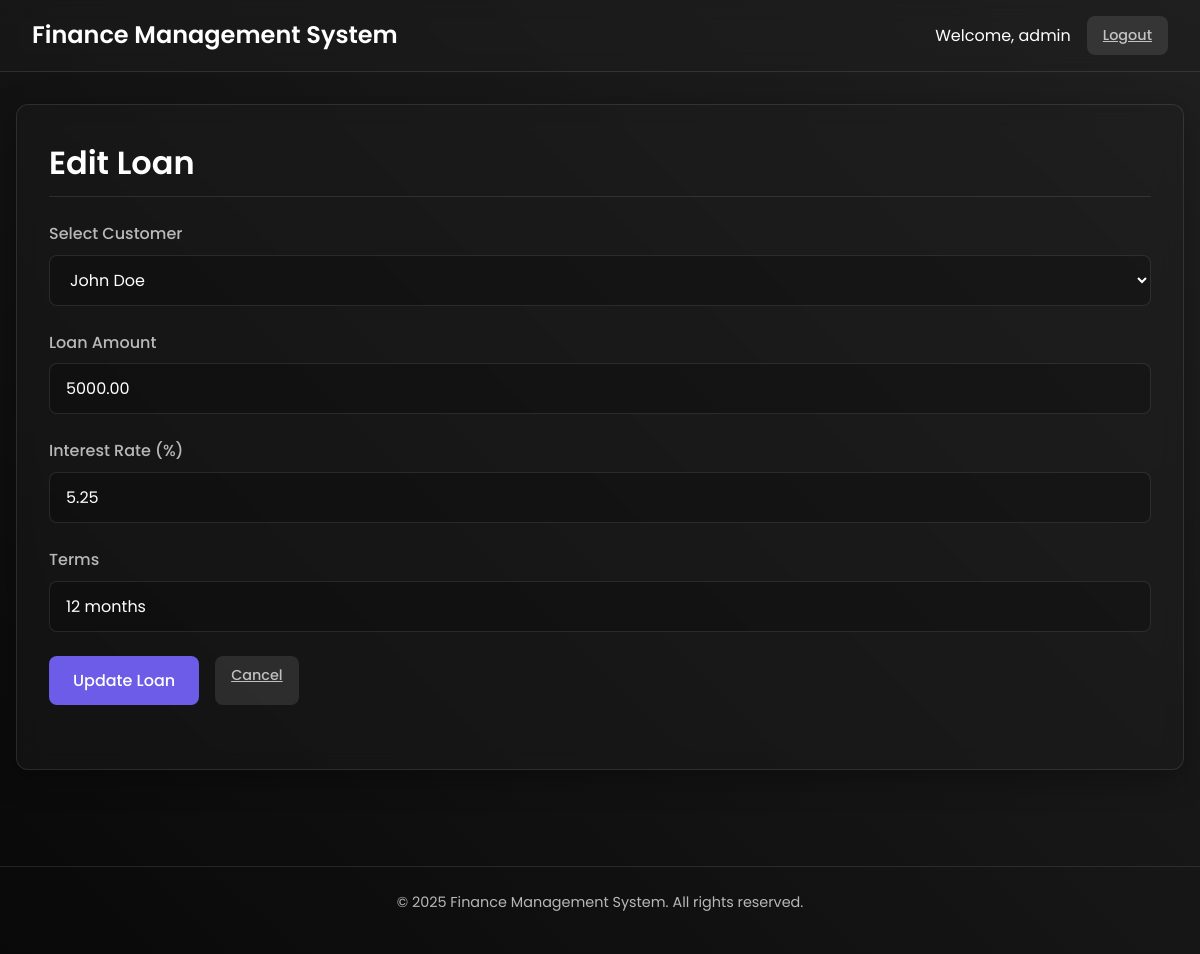
/edit_loan.php?id=1 (signed in), run on the app's committed database.
### tables this page shows
CREATE TABLE IF NOT EXISTS loans (
  id INT AUTO_INCREMENT PRIMARY KEY,
  customer_id INT NOT NULL,
  amount DECIMAL(10,2) NOT NULL,
  interest_rate FLOAT NOT NULL,
  terms VARCHAR(100) NOT NULL,
  created_at TIMESTAMP DEFAULT CURRENT_TIMESTAMP,
  FOREIGN KEY (customer_id) REFERENCES customers(id) ON DELETE CASCADE
);

CREATE TABLE IF NOT EXISTS customers (
  id INT AUTO_INCREMENT PRIMARY KEY,
  name VARCHAR(255) NOT NULL,
  email VARCHAR(255) NOT NULL,
  phone VARCHAR(20) NOT NULL,
  created_at TIMESTAMP DEFAULT CURRENT_TIMESTAMP
);

### edit_loan.php (the view, shortened to what this page needs)
<?php
require_once 'includes/db.php';
$loan_id = filter_var($_GET['id'], FILTER_VALIDATE_INT);
$checkLoan = $conn->prepare("SELECT * FROM loans WHERE id = ?");
$checkLoan->bind_param("i", $loan_id);
$checkLoan->execute();
$result = $checkLoan->get_result();
$loan = $result->fetch_assoc();
$customerDropdownQuery = "SELECT id, name FROM customers ORDER BY name";
$customerDropdownResult = $conn->query($customerDropdownQuery);
?>
<!DOCTYPE html>
<html lang="en">
<head>
    <link rel="stylesheet" href="assets/style.css">
</head>
<body>
    <header class="dashboard-header">
        <div class="logo">
            <h1>Finance Management System</h1>
        </div>
        <div class="user-info">
            <span>Welcome, <?php echo htmlspecialchars($_SESSION['admin_username']); ?></span>
            <a href="logout.php" class="btn btn-logout">Logout</a>
        </div>
    </header>
    <div class="container dashboard-container">
        <section class="dashboard-section glass-card">
            <h2>Edit Loan</h2>
            <div class="form-container">
                <form id="edit-loan-form" method="POST">
                    <div class="form-group">
                        <label for="customer_id">Select Customer</label>
                        <select id="customer_id" name="customer_id" required>
                            <?php while ($customerOption = $customerDropdownResult->fetch_assoc()): ?>
                                <option value="<?php echo $customerOption['id']; ?>" <?php echo ($customerOption['id'] == $loan['customer_id']) ? 'selected' : ''; ?>>
                                    <?php echo htmlspecialchars($customerOption['name']); ?>
                                </option>
                            <?php endwhile; ?>
                        </select>
                    </div>
                    <div class="form-group">
                        <label for="amount">Loan Amount</label>
                        <input type="number" id="amount" name="amount" step="0.01" min="0" value="<?php echo htmlspecialchars($loan['amount']); ?>" required>
                    </div>
                    <div class="form-group">
                        <label for="interest_rate">Interest Rate (%)</label>
                        <input type="number" id="interest_rate" name="interest_rate" step="0.01" min="0" max="100" value="<?php echo htmlspecialchars($loan['interest_rate']); ?>" required>
                    </div>
                    <div class="form-group">
                        <label for="terms">Terms</label>
                        <input type="text" id="terms" name="terms" placeholder="e.g., 12 months" value="<?php echo htmlspecialchars($loan['terms']); ?>" required>
                    </div>
                    <div class="button-group">
                        <button type="submit" class="btn btn-primary">Update Loan</button>
                        <a href="home.php" class="btn btn-logout">Cancel</a>
                    </div>
                </form>
            </div>
        </section>
    </div>
    <footer class="dashboard-footer">
        <p>&copy; <?php echo date('Y'); ?> Finance Management System. All rights reserved.</p>
    </footer>
</body>
</html>

### assets/style.css (style rules this page uses)
:root { --bg-dark: #121212; --bg-card: rgba(30, 30, 30, 0.7); --text-primary: #ffffff; --text-secondary: rgba(255, 255, 255, 0.7); --accent-primary: #6c5ce7; --accent-secondary: #a29bfe; --error: #ff5252; --success: #4caf50; --glass-bg: rgba(30, 30, 30, 0.4); --glass-border: 1px solid rgba(255, 255, 255, 0.1); --glass-shadow: 0 8px 32px 0 rgba(0, 0, 0, 0.3); --glass-radius: 12px; --font-family: 'Poppins', sans-serif; --transition-speed: 0.3s; }
* { margin: 0; padding: 0; box-sizing: border-box; }
body { font-family: var(--font-family); background-color: var(--bg-dark); color: var(--text-primary); line-height: 1.6; overflow-x: hidden; background-image: linear-gradient(45deg, #090909 0%, #202020 100%); background-attachment: fixed; min-height: 100vh; }
h1, h2, h3, h4, h5, h6 { margin-bottom: 0.5em; font-weight: 600; }
h1 { font-size: 2.5rem; }
h2 { font-size: 2rem; }
p { margin-bottom: 1rem; }
.container { width: 100%; max-width: 1200px; margin: 0 auto; padding: 1rem; }
.dashboard-container { padding: 2rem 1rem; }
.glass-card { background: var(--glass-bg); border-radius: var(--glass-radius); border: var(--glass-border); box-shadow: var(--glass-shadow); backdrop-filter: blur(10px); -webkit-backdrop-filter: blur(10px); padding: 2rem; margin-bottom: 2rem; transition: transform var(--transition-speed), box-shadow var(--transition-speed); }
.form-group { margin-bottom: 1.5rem; }
label { display: block; margin-bottom: 0.5rem; color: var(--text-secondary); font-weight: 500; }
input, select, textarea { width: 100%; padding: 0.75rem 1rem; border-radius: 8px; border: 1px solid rgba(255, 255, 255, 0.1); background-color: rgba(0, 0, 0, 0.2); color: var(--text-primary); font-family: var(--font-family); font-size: 1rem; transition: border-color var(--transition-speed), box-shadow var(--transition-speed); }
.btn { display: inline-block; padding: 0.75rem 1.5rem; border-radius: 8px; border: none; font-family: var(--font-family); font-size: 1rem; font-weight: 500; cursor: pointer; transition: background-color var(--transition-speed), transform var(--transition-speed); }
.btn-primary { background-color: var(--accent-primary); color: white; }
.btn-logout { background-color: rgba(255, 255, 255, 0.1); color: var(--text-secondary); padding: 0.5rem 1rem; font-size: 0.9rem; }
.button-group { display: flex; gap: 1rem; margin-top: 1.5rem; }
.dashboard-header { background: var(--glass-bg); backdrop-filter: blur(10px); -webkit-backdrop-filter: blur(10px); padding: 1rem 2rem; display: flex; justify-content: space-between; align-items: center; border-bottom: var(--glass-border); position: sticky; top: 0; z-index: 100; }
.dashboard-header .logo h1 { font-size: 1.5rem; margin: 0; }
.user-info { display: flex; align-items: center; gap: 1rem; }
.dashboard-section { margin-bottom: 2rem; }
.dashboard-section > h2 { margin-bottom: 1.5rem; border-bottom: var(--glass-border); padding-bottom: 0.5rem; }
.form-container { margin-bottom: 2rem; }
.dashboard-section { margin-bottom: 2rem; width: 100%; }
.dashboard-footer { text-align: center; padding: 1.5rem 0; margin-top: 2rem; color: var(--text-secondary); font-size: 0.9rem; border-top: var(--glass-border); }
.dashboard-section { animation: fadeIn 0.5s ease-out forwards; }

### data on the page
loans: customer_id "John Doe", amount "5000.00", interest_rate "5.25", terms "12 months"

### other printed values
$_SESSION['admin_username'] "admin"
